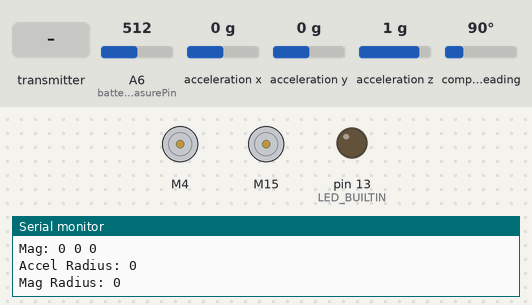
Simulated run of this sketch. Board: Arduino Nano, built with avr-gcc and run on an emulated ATmega328P. On the bench: 2 × DC motor (green arrow = forward, orange = backward, longer = faster), output pins drawn as LEDs (lit = HIGH), the last lines printed to the serial monitor. Inputs (shaded band) come from the test bench; at power-on: acceleration x 0 g, compass heading 90°, acceleration y 0 g, acceleration z 1 g, A6 (batteryMeasurePin) = 512. EEPROM starts erased; no radio packets arrive unless stated.

Above: at 3.2 s.
3.3 s: the transmitter starts sending type = 0
At 4.4 s:
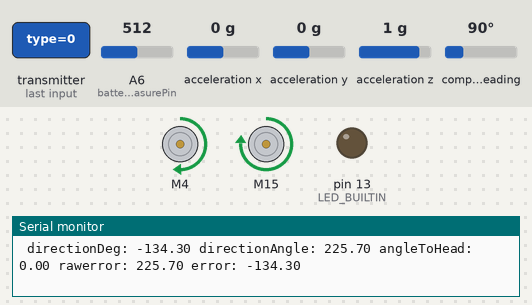
4.8 s: acceleration x set to -1.4 g
At 5.2 s:
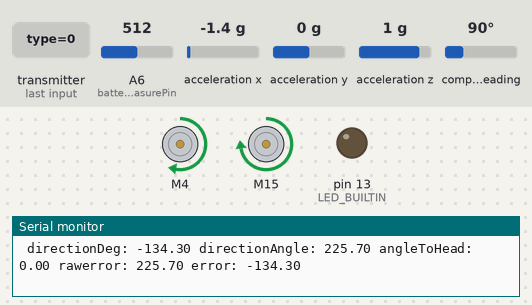
6.3 s: compass heading set to 7°
At 7.0 s:
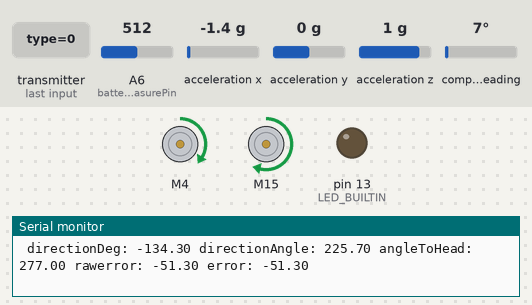
7.8 s: acceleration y set to -1.4 g
At 9.0 s:
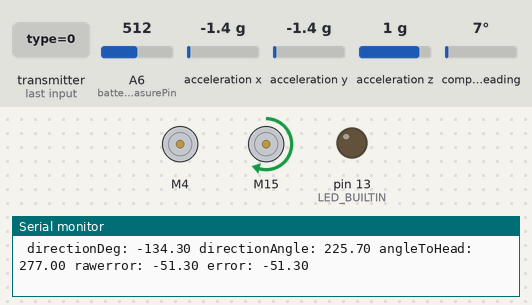
9.3 s: acceleration z set to -1.4 g
At 10.1 s:
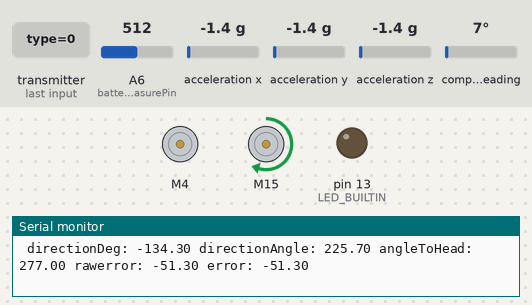
Timing chart, 0 to 12.3 s (numbered marks = the images above; inputs shaded):
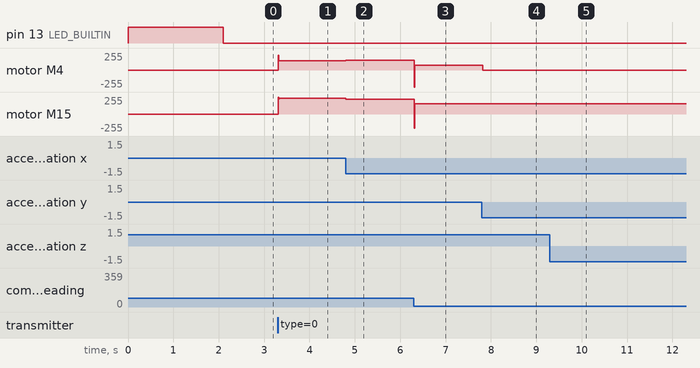

The sketch:

receiver_new.ino
```cpp
#include <SPI.h>
#include <nRF24L01.h>
#include "RF24.h"

#include <Wire.h>
#include <Adafruit_Sensor.h>
#include <Adafruit_BNO055.h>
#include <utility/imumaths.h>
#include <EEPROM.h>

#include <L298N.h>

#include <PID_v1.h>

#define DEBUG

#ifdef DEBUG
  #define DEBUG_PRINT(x)  Serial.println (x)
  #include "printf.h"
#else
  #define DEBUG_PRINT(x)
#endif

/*** Radio ***/
// Initiate RF24 class
RF24 radio(9, 10); // CE, CSN

struct package {  // | cmd        |
  uint8_t type;   // | 0          |
  uint8_t ch1;    // | X          |
  uint8_t ch2;    // | Y          |
  uint8_t ch3;    // | Up         |
  uint8_t ch4;    // | Right      |
  uint8_t ch5;    // | Down       |
  uint8_t ch6;    // | Left       |
  uint8_t ch7;    // | JoyButton  |
} remPackage;

struct callback {
  float battVoltage;
  int controlMode;
} returnData;

const uint64_t pipe = 0xE8E8F0F0E1AA;
//const byte addresses[0][6] = {"00001", "00002"};
const uint8_t defaultChannel = 108;
bool recievedData = false;

uint32_t timeoutTimer = 0;
uint8_t statusMode = 0;
#define CONNECTED 0
#define TIMEOUT 1
const short timeoutMax = 500;

/*** Battery monitering ***/
float batteryVoltage = 0.0;
// Last time data was check
unsigned long lastBatteryCheck;

const int batteryMeasurePin = A6;
float batteryDividerR1 = 100000.0; // resistance of R1 (100K)
float batteryDividerR2 = 10000.0; // resistance of R2 (10K)
const float refVoltage = 1.1;

/*** Motors ***/
#define enA 5
#define in1 4
#define in2 7
#define in3 8
#define in4 15
#define enB 6

L298N m1(enA, in1, in2);
L298N m2(enB, in4, in3);

/*** IMU BNO055 ***/
/* Set the delay between fresh samples */
#define INTERVAL 20
#define BNO055_SAMPLERATE_DELAY_MS (INTERVAL) // 1000/20 = 50 time per seconde
Adafruit_BNO055 bno = Adafruit_BNO055(55);
unsigned long sensorLastMillis;

float offsetCompass = 0;
float orientationX = 0;
float orientationY = 0;
float orientationZ = 0;

/******/

int controlMode = 0; // 0 = disable radio lost, 1 = manual+stabY, 2 = heading/stabY, 3 = disable by radio
int remoteModeSetting = 1;
int nbModes = 4;

int yaw;
int pitch;
int joybtn;

int rawJoyY = 127, joyY, rawJoyX = 127, joyX, joyXLeft, joyXRight;


// PID yaw
double Pk1 = 1.2;   // 0.3 | 2
double Ik1 = 0;     // 2 | 0
double Dk1 = 0.08; // 0.011 | 0

double Setpoint1, Input1, Output1;    // PID variables
PID PID_dir(&Input1, &Output1, &Setpoint1, Pk1, Ik1 , Dk1, DIRECT);    // PID Setup

// PID pitch
double Pk2 = 0.3; //1.4
double Ik2 = 0;
double Dk2 = 0;
// double Pk2 = 2.25;
// double Ik2 = 17;
// double Dk2 = 0.024;

double Setpoint2, Input2, Output2;    // PID variables
PID PID_angle(&Input2, &Output2, &Setpoint2, Pk2, Ik2 , Dk2, DIRECT);    // PID Setup

String mySt = "";
char myChar;
boolean stringComplete = false;  // whether the string is complete

double setSpeed1 = 0;
double setSpeed2 = 0;

void setup(void)
{
  analogReference(INTERNAL); // looks like it's more precise for battery voltage reading
  pinMode(batteryMeasurePin, INPUT);

  pinMode(LED_BUILTIN, OUTPUT);
  digitalWrite(LED_BUILTIN, HIGH);

  #ifdef DEBUG
    Serial.begin(115200);
    //DEBUG_PRINT(F("** SuperBall receiver **"));
    printf_begin();
  #endif

  resetMotor();

  initSensor();
  setCompassOffset();

  // RADIO SETUP
  radio.begin();
  // Set the PA Level low for testing in close proximity. RF24_PA_MAX is default.
  radio.setPALevel(RF24_PA_LOW);

  radio.setChannel(defaultChannel);
  radio.enableAckPayload();
  radio.enableDynamicPayloads();
  radio.openReadingPipe(1, pipe);
  radio.startListening();

  #ifdef DEBUG
    // DEBUG_PRINT(F("Printing receiver details"));
    // radio.printDetails();
  #endif

  digitalWrite(LED_BUILTIN, LOW);


  PID_dir.SetMode(AUTOMATIC);
  PID_dir.SetOutputLimits(-255, 255);
  PID_dir.SetSampleTime(10);

  PID_angle.SetMode(AUTOMATIC);
  PID_angle.SetOutputLimits(-255, 255);
  PID_angle.SetSampleTime(10);

}

void loop() {

  /* Begin listen for transmission */
  while (radio.available()) {
    radio.read( &remPackage, sizeof(remPackage) );

    // DEBUG_PRINT( uint64ToAddress(pipe) + " - New package: '" + (String)remPackage.type + "-" + (String)remPackage.ch1 + "-" + (String)remPackage.ch2 + "-" + (String)remPackage.ch3 + "-" + (String)remPackage.ch4 + "-" + (String)remPackage.ch5 + "-" + (String)remPackage.ch6 + "-" + (String)remPackage.ch7 + "'" );

    if( remPackage.type <= 2 ){
      timeoutTimer = millis();
      recievedData = true;
    }
  }
  /* End listen for transmission */

  getData();

  /* Begin data handling */
  if (recievedData == true) {

    statusMode = CONNECTED;

    switch (remPackage.type) {
      case 0:

        joybtn = remPackage.ch7;

        rawJoyY = remPackage.ch2;
        rawJoyX = remPackage.ch1;
        // joyXLeft = map(remPackage.ch1, 127, 0, 0, 255);
        // joyXLeft = constrain(joyXLeft, 0, 255);
        // if ( abs(joyXLeft) < inputCenterDeadzone ) { joyXLeft = 0; }

        // joyXRight = map(remPackage.ch1, 127, 255, 0, 255);
        // joyXRight = constrain(joyXRight, 0, 255);
        // if ( abs(joyXRight) < inputCenterDeadzone ) { joyXRight = 0; }

        remoteAction();

        controlMode = remoteModeSetting;

        returnData.controlMode = controlMode;

        radio.writeAckPayload(1, &returnData, sizeof(returnData));
        break;
      case 1:
        controlMode = 0;
        resetMotor();
        break;
    }

    recievedData = false;
  }
  /* End data handling */

  /* Begin timeout handling */
  if ( timeoutMax <= ( millis() - timeoutTimer ) )
  {
    // No speed is received within the timeout limit.
    statusMode = TIMEOUT;
    resetMotor();
    controlMode = 0;
    timeoutTimer = millis();

    // DEBUG_PRINT( uint64ToAddress(pipe) + " - Timeout");
  }
  /* End timeout handling */

  while (Serial.available()) {
		// get the new byte:
		char inChar = (char)Serial.read();
		// add it to the inputString:
		mySt += inChar;
		// if the incoming character is a newline, set a flag so the main loop can
		// do something about it:
		if (inChar == '\n')
			stringComplete = true;
	}

  if (stringComplete) {
		if (mySt.substring(0,2) == "l=")
			setSpeed1 = mySt.substring(2,mySt.length()).toFloat();
    else if (mySt.substring(0,2) == "r=")
			setSpeed2 = mySt.substring(2,mySt.length()).toFloat();

    else if (mySt.substring(0,3) == "ap=")
			Pk2 = mySt.substring(3,mySt.length()).toFloat();
		else if (mySt.substring(0,3) == "ai=")
			Ik2 = mySt.substring(3,mySt.length()).toFloat();
		else if (mySt.substring(0,3) == "ad=")
			Dk2 = mySt.substring(3,mySt.length()).toFloat();

    else if (mySt.substring(0,3) == "dp=")
			Pk1 = mySt.substring(3,mySt.length()).toFloat();
		else if (mySt.substring(0,3) == "di=")
			Ik1 = mySt.substring(3,mySt.length()).toFloat();
		else if (mySt.substring(0,3) == "dd=")
			Dk1 = mySt.substring(3,mySt.length()).toFloat();

		PID_angle.SetTunings(Pk2, Ik2, Dk2);
		PID_dir.SetTunings(Pk1, Ik1, Dk1);
		// clear the string when COM receiving is completed
		mySt = "";  //note: in code below, mySt will not become blank, mySt is blank until '\n' is received
		stringComplete = false;
	}

  // start timed event
  if (millis() - sensorLastMillis > 10) {
    sensorLastMillis = millis();

    updateSensor();

    // add control mode for disable Magnetometer
    switch (controlMode) {
      case 0:
        resetMotor();
        break;
      case 1:
        balancev3();
        break;
      case 2:
        balancev3();
        break;
      case 3:
        balancev3();
        break;
      case 4:
        resetMotor();
        break;
    }
  }
}

int current_pos_drive;  // variables for smoothing main drive
int target_pos_drive;
int pot_drive;   // target position/inout
int diff_drive; // difference of position
double easing_drive;

void balancev3() {

  joyX = thresholdStick(rawJoyX);
  joyY = thresholdStick(rawJoyY);
  float x = map(rawJoyX, 0, 255, -255, 255);
  float y = map(rawJoyY, 0, 255, -255, 255);

  // int directionSpeed = max( abs(x), abs(y) );
  int directionSpeed = max( abs( x ), abs( y ) );

  // DIRECTION DEGREE
  float directionDeg = 0;
  directionDeg = atan2(x, y) * 57;

  Serial.print(" directionDeg: ");
  Serial.print(directionDeg);

  // DIRECTION ANGLE
  float directionAngle = directionDeg;
  if (directionAngle < 0) {
    directionAngle = directionAngle + 360;
  }

  Serial.print(" directionAngle: ");
  Serial.print(directionAngle);

  // ANGLE TO HEAD
  float angleToHead = 0;

  if (orientationX >= offsetCompass) {
    angleToHead = orientationX - offsetCompass;
  }
  else {
    angleToHead = 360 - (offsetCompass - orientationX);
  }

  Serial.print(" angleToHead: ");
  Serial.print(angleToHead);

  if (directionSpeed <= 5) {
    directionAngle = angleToHead;
  }

  // DIFF SHORTEST ANGLE
  float error = directionAngle - angleToHead;

  Serial.print(" rawerror: ");
  Serial.print(error);
  if (error > 180) {
    error = error - 360;
  }
  else if (error < -180) {
    error = error + 360;
  }

  Serial.print(" error: ");
  Serial.println(error);

  Setpoint1 = 0;

  Input1 = error;

  PID_dir.Compute();

  int target_pos_drive = map(abs(directionSpeed), 0, 255, 0, -230);

  easing_drive = 700;          //modify this value for stick smoothing sensitivity
  easing_drive /= 1000;

  // Work out the required travel.
  diff_drive = target_pos_drive - current_pos_drive;

  // Avoid any strange zero condition
  if( diff_drive != 0.00 ) {
    current_pos_drive += diff_drive * easing_drive;
  }

  Setpoint2 = current_pos_drive;
  Input2 = orientationY+1;
  PID_angle.Compute();

  // float yaw = map(rawJoyX, 0, 255, -100, 100);
  float yaw = Output1;
  // float yaw = map(Output1, -255, 255, -Output2, Output2);

  float m1Speed = -Output2 - yaw;
  float m2Speed = -Output2 + yaw;

  setMotorSpeed(m1Speed, m2Speed);
}

int inputCenterDeadzone = 4;

int thresholdStick (int pos) {

    // get zero centre position
    pos = pos - 127;

    // threshold value for control sticks
    if (pos > inputCenterDeadzone) {
      pos = pos - inputCenterDeadzone;
    }
    else if (pos < -inputCenterDeadzone) {
      pos = pos + inputCenterDeadzone;
    }
    else {
      pos = 0;
    }

    return pos;
}

int motorDeadzone = 5;
int motorMin = 70; // 60 no load
int wheel2a = 0;
int wheel2b = 0;

void setMotorSpeed(float m1Speed, float m2Speed) {

  if (m1Speed > motorDeadzone && joybtn == 0) {
    m1Speed = constrain(m1Speed,0,255);
    m1Speed = map(abs(m1Speed), 0, 255, motorMin, 255);
    m1.setSpeed(m1Speed);
    m1.backward();
  }
  else if (m1Speed < -motorDeadzone && joybtn == 0) {
    wheel2a = abs(m1Speed);
    wheel2a = constrain(wheel2a,0,255);
    wheel2a = map(abs(wheel2a), 0, 255, motorMin, 255);
    m1.setSpeed(wheel2a);
    m1.forward();
  }
  else {
    m1.stop();
    m1.setSpeed(0);
  }

  if (m2Speed > motorDeadzone && joybtn == 0) {
    m2Speed = constrain(m2Speed,0,255);
    m2Speed = map(abs(m2Speed), 0, 255, motorMin, 255);
    m2.setSpeed(m2Speed);
    m2.forward();
  }
  else if (m2Speed < -motorDeadzone && joybtn == 0) {
    wheel2b = abs(m2Speed);
    wheel2b = constrain(wheel2b,0,255);
    wheel2b = map(abs(wheel2b), 0, 255, motorMin, 255);
    m2.setSpeed(wheel2b);
    m2.backward();
  }
  else {
    m2.stop();
    m2.setSpeed(0);
  }

  // MyPlot.SendData("m1Speed", m1Speed);
  // MyPlot.SendData("wheel2a", wheel2a);
  // MyPlot.SendData("m2Speed", m2Speed);
  // MyPlot.SendData("wheel2b", wheel2b);
  // Serial.print("m1Speed:" + (String)m1Speed);
  // Serial.println(",m2Speed:" + (String)m2Speed);
}

unsigned long lastModeButtonPress;

void remoteAction() {
  // here all action triggered by the remote

  // Set front side
  if (remPackage.ch3 && remPackage.ch6) {
    Serial.println("Place the light in front of you …");
    setCompassOffset();
  }

  else if (remPackage.ch4) {
    // do something

  }

  else if (remPackage.ch5) {

    if (millis() - lastModeButtonPress >= 250 ) {

      remoteModeSetting ++;

      if (remoteModeSetting > nbModes) {
        remoteModeSetting = 1;
      }

      lastModeButtonPress = millis();
    }
  }
}

void updateSensor() {

    /* Get a new sensor event */
    sensors_event_t event;
    bno.getEvent(&event);

    orientationX = event.orientation.x;
    orientationY = event.orientation.y;
    orientationZ = event.orientation.z;

    /* Display the floating point data */
    // Serial.print("X: ");
    // Serial.print(event.orientation.x, 4);
    // Serial.print("\tY: ");
    // Serial.print(event.orientation.y, 4);
    // Serial.print("\tZ: ");
    // Serial.print(event.orientation.z, 4);

    /* Optional: Display calibration status */
    //displayCalStatus();

    /* Optional: Display sensor status (debug only) */
    //displaySensorStatus();

    /* New line for the next sample */
    //Serial.println("");

    /* Wait the specified delay before requesting new data */
    //delay(BNO055_SAMPLERATE_DELAY_MS);
}

void getData() {
  if (millis() - lastBatteryCheck >= 500) {

    lastBatteryCheck = millis();

    float batteryVoltage = 0.0;
    int total = 0;

    for (int i = 0; i < 10; i++) {
      total += analogRead(batteryMeasurePin);
    }

    batteryVoltage = (refVoltage / 1024.0) * ((float)total / 10.0);

    batteryVoltage = batteryVoltage / ( batteryDividerR2 / (batteryDividerR1 + batteryDividerR2) );
    // DEBUG_PRINT(batteryVoltage);
    returnData.battVoltage = batteryVoltage;
  }
}

void resetMotor() {
  rawJoyY = 127;
  rawJoyX = 127;
  m1.setSpeed(0);
  m2.setSpeed(0);
  m1.stop();
  m2.stop();
}

void setCompassOffset() {
  // save current heading position as offset
  sensors_event_t event;
  bno.getEvent(&event);
  offsetCompass = event.orientation.x;
  // Serial.println("\nOffset : ");
  // Serial.print(offsetCompass);
  // Serial.println("\nCentering Done!");
  // Serial.println("");
}

void initSensor() {
  // Serial.println("Orientation Sensor Test"); Serial.println("");

  /* Initialise the sensor */
  if (!bno.begin())
  {
      /* There was a problem detecting the BNO055 ... check your connections */
      // Serial.print("Ooops, no BNO055 detected ... Check your wiring or I2C ADDR!");
      while (1);
  }

  delay(1000);

  int eeAddress = 0;
  long bnoID;
  bool foundCalib = false;

  EEPROM.get(eeAddress, bnoID);

  adafruit_bno055_offsets_t calibrationData;
  sensor_t sensor;

  /*
  *  Look for the sensor's unique ID at the beginning oF EEPROM.
  *  This isn't foolproof, but it's better than nothing.
  */
  bno.getSensor(&sensor);
  if (bnoID != sensor.sensor_id)
  {
      // Serial.println("\nNo Calibration Data for this sensor exists in EEPROM");
      delay(500);
  }
  else
  {
      // Serial.println("\nFound Calibration for this sensor in EEPROM.");
      eeAddress += sizeof(long);
      EEPROM.get(eeAddress, calibrationData);

      displaySensorOffsets(calibrationData);

      // Serial.println("\n\nRestoring Calibration data to the BNO055...");
      bno.setSensorOffsets(calibrationData);

      // Serial.println("\n\nCalibration data loaded into BNO055");
      foundCalib = true;
  }

  // delay(1000);

  /* Display some basic information on this sensor */
  // displaySensorDetails();

  /* Optional: Display current status */
  // displaySensorStatus();

 //Crystal must be configured AFTER loading calibration data into BNO055.
  bno.setExtCrystalUse(true);

  sensors_event_t event;
  bno.getEvent(&event);
  if (foundCalib){
      // Serial.println("Move sensor slightly to calibrate magnetometers");
      // while (!bno.isFullyCalibrated())
      // {
      //     bno.getEvent(&event);
      //     delay(BNO055_SAMPLERATE_DELAY_MS);
      // }
  }
  else
  {
      Serial.println("Please Calibrate Sensor: ");
      while (!bno.isFullyCalibrated())
      {
          bno.getEvent(&event);

          Serial.print("X: ");
          Serial.print(event.orientation.x, 4);
          Serial.print("\tY: ");
          Serial.print(event.orientation.y, 4);
          Serial.print("\tZ: ");
          Serial.print(event.orientation.z, 4);

          /* Optional: Display calibration status */
          displayCalStatus();

          /* New line for the next sample */
          Serial.println("");

          /* Wait the specified delay before requesting new data */
          delay(BNO055_SAMPLERATE_DELAY_MS);
      }
  }

  // Serial.println("\nFully calibrated!");
  // Serial.println("--------------------------------");
  // Serial.println("Calibration Results: ");
  adafruit_bno055_offsets_t newCalib;
  bno.getSensorOffsets(newCalib);
  displaySensorOffsets(newCalib);

  // Serial.println("\n\nStoring calibration data to EEPROM...");

  eeAddress = 0;
  bno.getSensor(&sensor);
  bnoID = sensor.sensor_id;

  EEPROM.put(eeAddress, bnoID);

  eeAddress += sizeof(long);
  EEPROM.put(eeAddress, newCalib);
  // Serial.println("Data stored to EEPROM.");

  // Serial.println("\n--------------------------------\n");
  delay(500);
}

String uint64ToString(uint64_t number)
{
  unsigned long part1 = (unsigned long)((number >> 32)); // Bitwise Right Shift
  unsigned long part2 = (unsigned long)((number));

  if(part1 == 0){
    return String(part2, DEC);
  }

  return String(part1, DEC) + String(part2, DEC);
}

String uint64ToAddress(uint64_t number)
{
  unsigned long part1 = (unsigned long)((number >> 32)); // Bitwise Right Shift
  unsigned long part2 = (unsigned long)((number));

  return String(part1, HEX) + String(part2, HEX);
}

/**************************************************************************/
/*
    Displays some basic information on this sensor from the unified
    sensor API sensor_t type (see Adafruit_Sensor for more information)
    */
/**************************************************************************/
void displaySensorDetails(void)
{
    sensor_t sensor;
    bno.getSensor(&sensor);
    Serial.println("------------------------------------");
    Serial.print("Sensor:       "); Serial.println(sensor.name);
    Serial.print("Driver Ver:   "); Serial.println(sensor.version);
    Serial.print("Unique ID:    "); Serial.println(sensor.sensor_id);
    Serial.print("Max Value:    "); Serial.print(sensor.max_value); Serial.println(" xxx");
    Serial.print("Min Value:    "); Serial.print(sensor.min_value); Serial.println(" xxx");
    Serial.print("Resolution:   "); Serial.print(sensor.resolution); Serial.println(" xxx");
    Serial.println("------------------------------------");
    Serial.println("");
    delay(500);
}

/**************************************************************************/
/*
    Display some basic info about the sensor status
    */
/**************************************************************************/
void displaySensorStatus(void)
{
    /* Get the system status values (mostly for debugging purposes) */
    uint8_t system_status, self_test_results, system_error;
    system_status = self_test_results = system_error = 0;
    bno.getSystemStatus(&system_status, &self_test_results, &system_error);

    /* Display the results in the Serial Monitor */
    Serial.println("");
    Serial.print("System Status: 0x");
    Serial.println(system_status, HEX);
    Serial.print("Self Test:     0x");
    Serial.println(self_test_results, HEX);
    Serial.print("System Error:  0x");
    Serial.println(system_error, HEX);
    Serial.println("");
    delay(500);
}

/**************************************************************************/
/*
    Display sensor calibration status
    */
/**************************************************************************/
void displayCalStatus(void)
{
    /* Get the four calibration values (0..3) */
    /* Any sensor data reporting 0 should be ignored, */
    /* 3 means 'fully calibrated" */
    uint8_t system, gyro, accel, mag;
    system = gyro = accel = mag = 0;
    bno.getCalibration(&system, &gyro, &accel, &mag);

    /* The data should be ignored until the system calibration is > 0 */
    Serial.print("\t");
    if (!system)
    {
        Serial.print("! ");
    }

    /* Display the individual values */
    Serial.print("Sys:");
    Serial.print(system, DEC);
    Serial.print(" G:");
    Serial.print(gyro, DEC);
    Serial.print(" A:");
    Serial.print(accel, DEC);
    Serial.print(" M:");
    Serial.print(mag, DEC);
}

/**************************************************************************/
/*
    Display the raw calibration offset and radius data
    */
/**************************************************************************/
void displaySensorOffsets(const adafruit_bno055_offsets_t &calibData)
{
    Serial.print("Accelerometer: ");
    Serial.print(calibData.accel_offset_x); Serial.print(" ");
    Serial.print(calibData.accel_offset_y); Serial.print(" ");
    Serial.print(calibData.accel_offset_z); Serial.print(" ");

    Serial.print("\nGyro: ");
    Serial.print(calibData.gyro_offset_x); Serial.print(" ");
    Serial.print(calibData.gyro_offset_y); Serial.print(" ");
    Serial.print(calibData.gyro_offset_z); Serial.print(" ");

    Serial.print("\nMag: ");
    Serial.print(calibData.mag_offset_x); Serial.print(" ");
    Serial.print(calibData.mag_offset_y); Serial.print(" ");
    Serial.print(calibData.mag_offset_z); Serial.print(" ");

    Serial.print("\nAccel Radius: ");
    Serial.print(calibData.accel_radius);

    Serial.print("\nMag Radius: ");
    Serial.print(calibData.mag_radius);
}
```

Measured:
- after the input at 3.3 s, motor M4: stopped → forward 136/255 at once; motor M15: stopped → forward 236/255 at once
- after the input at 4.8 s, motor M4: forward 136/255 → forward 148/255 at once; motor M15: forward 236/255 → forward 224/255 at once
- after the input at 6.3 s, motor M4: forward 148/255 → forward 75/255 at once; motor M15: forward 224/255 → forward 152/255 at once
- after the input at 7.8 s, motor M4: forward 75/255 → stopped at once; motor M15: forward 152/255 → forward 155/255 at once
- after the input at 9.3 s, motor M15: forward 155/255 → forward 156/255 at once
